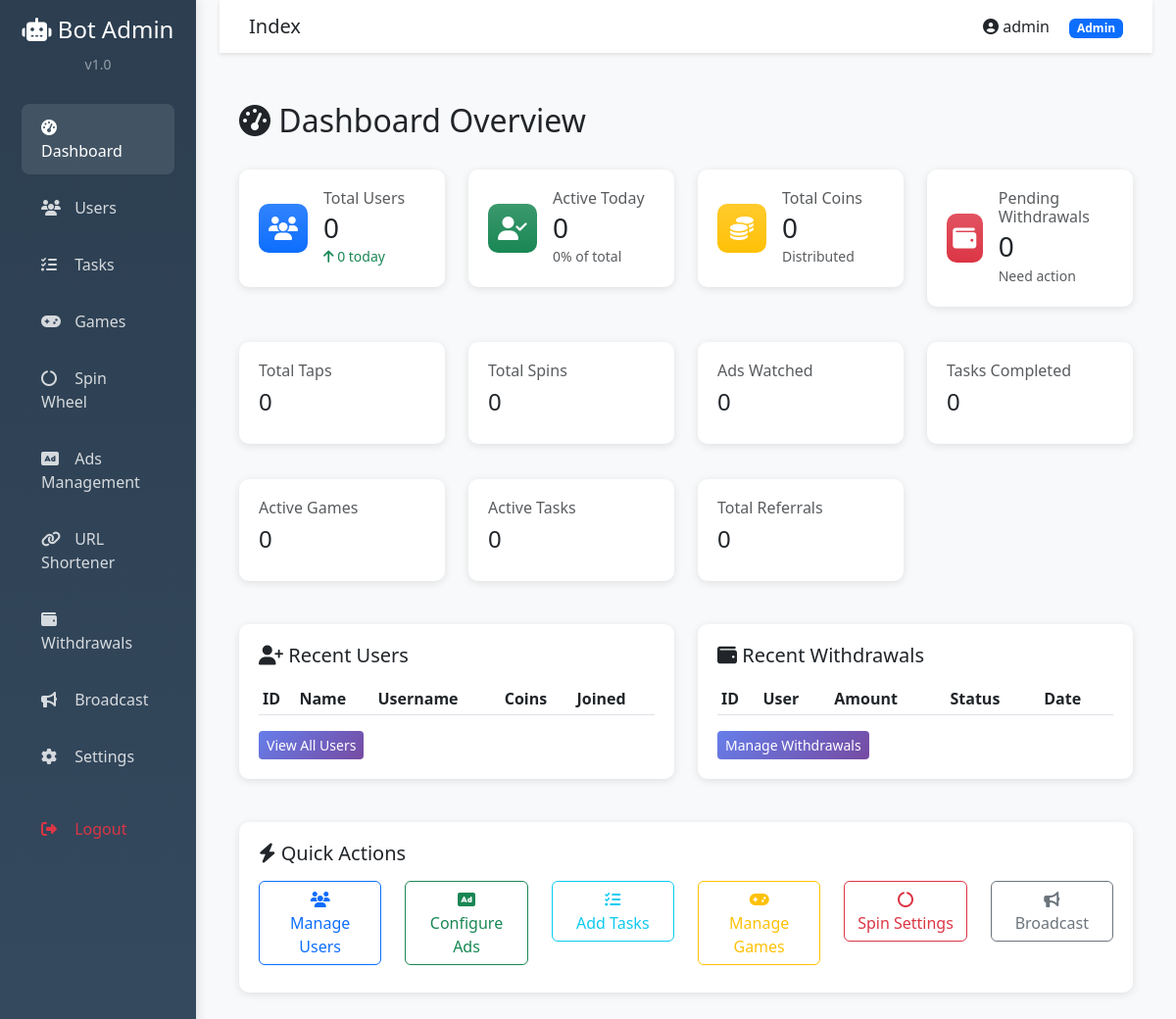
The page /admin/index.php (signed in) on the database as committed earlier.
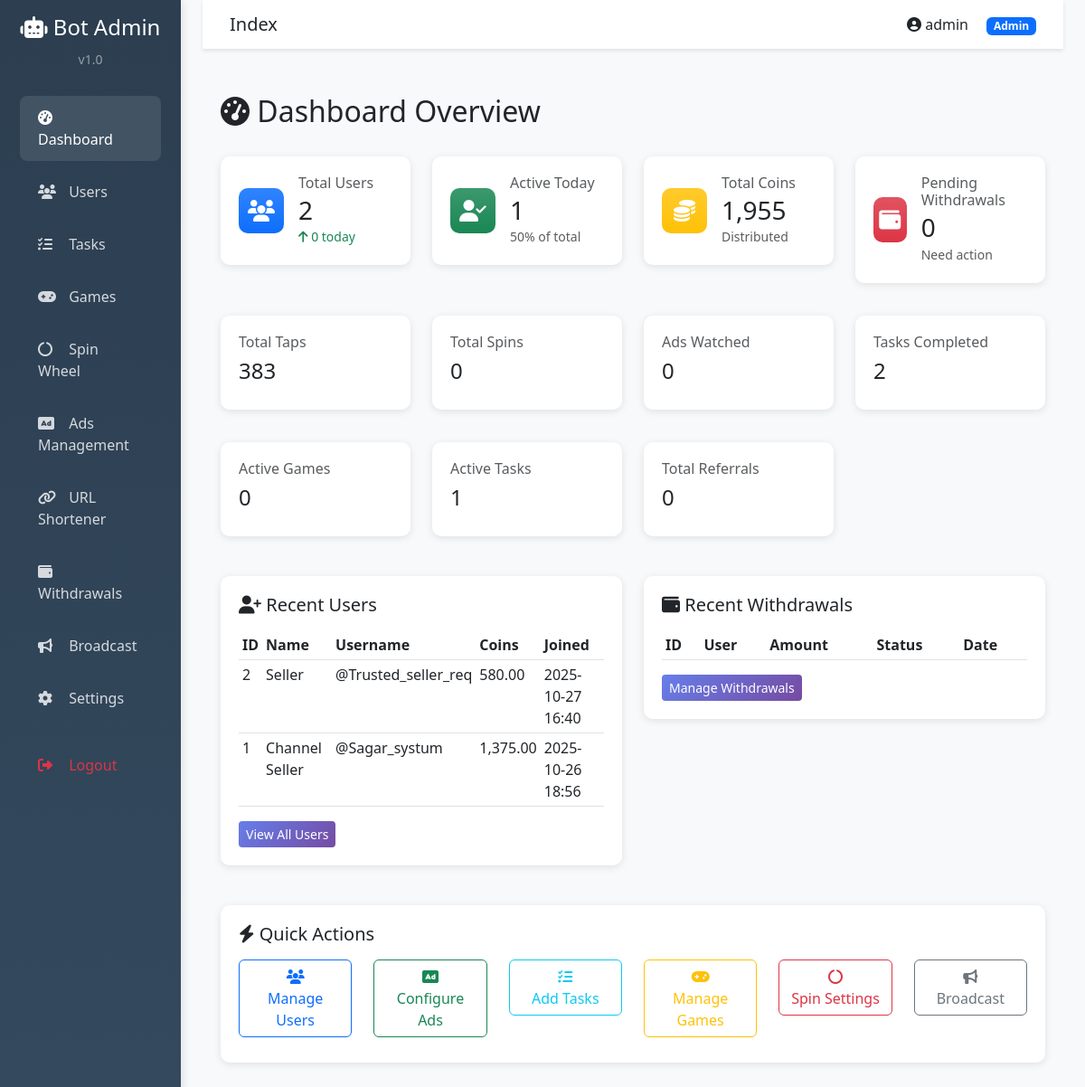
The same page on the database as committed later.
### tables this page shows
CREATE TABLE `users` (
  `id` int(11) NOT NULL,
  `telegram_id` bigint(20) NOT NULL,
  `username` varchar(255) DEFAULT NULL,
  `first_name` varchar(255) DEFAULT NULL,
  `last_name` varchar(255) DEFAULT NULL,
  `coins` decimal(20,2) DEFAULT 0.00,
  `energy` int(11) DEFAULT 100,
  `last_energy_update` timestamp NULL DEFAULT current_timestamp(),
  `referral_code` varchar(50) DEFAULT NULL,
  `referred_by` int(11) DEFAULT NULL,
  `is_banned` tinyint(1) DEFAULT 0,
  `created_at` timestamp NULL DEFAULT current_timestamp(),
  `last_active` timestamp NULL DEFAULT current_timestamp()
);

### admin/index.php (the view, shortened to what the changed rows need)
<?php
require_once 'header.php';
$db = Database::getInstance()->getConnection();
$stmt = $db->query("SELECT COUNT(*) as total FROM users");
$totalUsers = $stmt->fetchColumn();
$stmt = $db->query("SELECT COUNT(*) FROM users WHERE DATE(created_at) = CURDATE()");
$newUsersToday = $stmt->fetchColumn();
$stmt = $db->query("SELECT COUNT(*) FROM users WHERE DATE(last_active) = CURDATE()");
$activeToday = $stmt->fetchColumn();
$stmt = $db->query("SELECT SUM(coins) as total FROM users");
$totalCoins = $stmt->fetchColumn() ?: 0;
$stmt = $db->query("SELECT SUM(total_taps) FROM user_stats");
$totalTaps = $stmt->fetchColumn() ?: 0;
$stmt = $db->query("SELECT SUM(tasks_completed) FROM user_stats");
$tasksCompleted = $stmt->fetchColumn() ?: 0;
$stmt = $db->query("SELECT COUNT(*) FROM tasks WHERE is_active = 1");
$activeTasks = $stmt->fetchColumn();
$stmt = $db->query("SELECT * FROM users ORDER BY created_at DESC LIMIT 10");
$recentUsers = $stmt->fetchAll();
?>
<div class="page-header">
    <h2><i class="fas fa-tachometer-alt"></i> Dashboard Overview</h2>
</div>
<div class="row">
    <div class="col-md-3">
        <div class="stat-card">
            <div class="d-flex align-items-center">
                <div class="ms-3 flex-grow-1">
                    <h6 class="text-muted mb-1">Total Users</h6>
                    <h3 class="mb-0"><?php echo number_format($totalUsers); ?></h3>
                    <small class="text-success"><i class="fas fa-arrow-up"></i> <?php echo $newUsersToday; ?> today</small>
                </div>
            </div>
        </div>
    </div>
    <div class="col-md-3">
        <div class="stat-card">
            <div class="d-flex align-items-center">
                <div class="ms-3 flex-grow-1">
                    <h6 class="text-muted mb-1">Active Today</h6>
                    <h3 class="mb-0"><?php echo number_format($activeToday); ?></h3>
                    <small class="text-muted"><?php echo round($activeToday / max($totalUsers, 1) * 100, 1); ?>% of total</small>
                </div>
            </div>
        </div>
    </div>
    <div class="col-md-3">
        <div class="stat-card">
            <div class="d-flex align-items-center">
                <div class="ms-3 flex-grow-1">
                    <h6 class="text-muted mb-1">Total Coins</h6>
                    <h3 class="mb-0"><?php echo number_format($totalCoins); ?></h3>
                    <small class="text-muted">Distributed</small>
                </div>
            </div>
        </div>
    </div>
</div>
<div class="row mt-3">
    <div class="col-md-3">
        <div class="stat-card">
            <h6 class="text-muted">Total Taps</h6>
            <h4><?php echo number_format($totalTaps); ?></h4>
        </div>
    </div>
    <div class="col-md-3">
        <div class="stat-card">
            <h6 class="text-muted">Tasks Completed</h6>
            <h4><?php echo number_format($tasksCompleted); ?></h4>
        </div>
    </div>
</div>
<div class="row mt-3">
    <div class="col-md-3">
        <div class="stat-card">
            <h6 class="text-muted">Active Tasks</h6>
            <h4><?php echo number_format($activeTasks); ?></h4>
        </div>
    </div>
</div>
<div class="row mt-4">
    <div class="col-md-6">
        <div class="stat-card">
            <div class="table-responsive">
                <table class="table table-sm table-hover">
                    <thead>
                        <tr>
                            <th>ID</th>
                            <th>Name</th>
                            <th>Username</th>
                            <th>Coins</th>
                            <th>Joined</th>
                        </tr>
                    </thead>
                    <tbody>
                        <?php foreach ($recentUsers as $user): ?>
                        <tr>
                            <td><?php echo $user['id']; ?></td>
                            <td><?php echo htmlspecialchars($user['first_name']); ?></td>
                            <td>@<?php echo htmlspecialchars($user['username'] ?: 'N/A'); ?></td>
                            <td><?php echo number_format($user['coins'], 2); ?></td>
                            <td><?php echo date('Y-m-d H:i', strtotime($user['created_at'])); ?></td>
                        </tr>
                        <?php endforeach; ?>
                    </tbody>
                </table>
            </div>
        </div>
    </div>
    <div class="col-md-6">
        <div class="stat-card">
            <div class="table-responsive">
                <table class="table table-sm table-hover">
                    <thead>
                        <tr>
                            <th>ID</th>
                            <th>User</th>
                            <th>Amount</th>
                            <th>Status</th>
                            <th>Date</th>
                        </tr>
                    </thead>
                </table>
            </div>
        </div>
    </div>
</div>
<?php require_once 'footer.php'; ?>

Rows that differ between the two databases and show on the page:
added users: id "2", first_name "Seller", username "Trusted_seller_req", coins "580.00", created_at "2025-10-27 16:40"
added users: id "1", first_name "Channel Seller", username "Sagar_systum", coins "1,375.00", created_at "2025-10-26 18:56"
Other text that changed with them:
$totalUsers: "0" → "2"
$activeToday: "0" → "1"
$activeToday / max($totalUsers, 1) * 100: "0" → "50"
$totalCoins: "0" → "1,955"
$totalTaps: "0" → "383"
$tasksCompleted: "0" → "2"
$activeTasks: "0" → "1"
